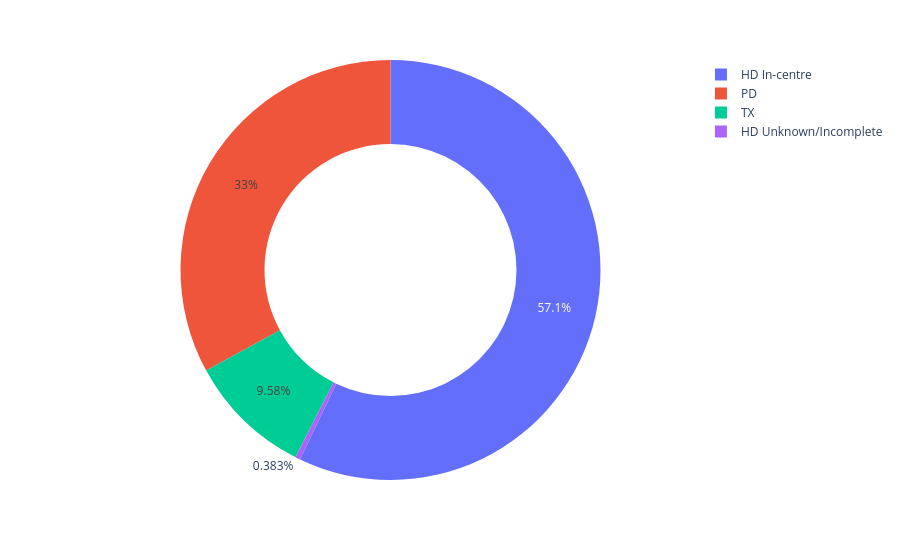

The notebook cell saved with this chart:
### Code cell
display(Markdown(output.all.incident_krt.metadata.description))

display(
    Markdown(
f"""
### Total Patient Population : {output.all.incident_krt.metadata.population_size}
"""
    )
)



all_patients = px.pie(
    names = output.all.incident_krt.data.x,
    values = output.all.incident_krt.data.y,
    hole=0.6,
)
all_patients.show()

### Figure 1 — Plotly figure (JSON) as saved in the notebook; plotly's stock layout.template omitted (floating-point values rounded to 4 significant figures)
{"data": [{"domain": {"x": [0, 1], "y": [0, 1]}, "hole": 0.6, "hovertemplate": "label=%{label}<br>value=%{value}<extra></extra>", "labels": ["HD In-centre", "HD Unknown/Incomplete", "PD", "TX"], "legendgroup": "", "name": "", "showlegend": true, "type": "pie", "values": [149, 1, 86, 25]}], "layout": {"legend": {"tracegroupgap": 0}, "margin": {"t": 60}}}
